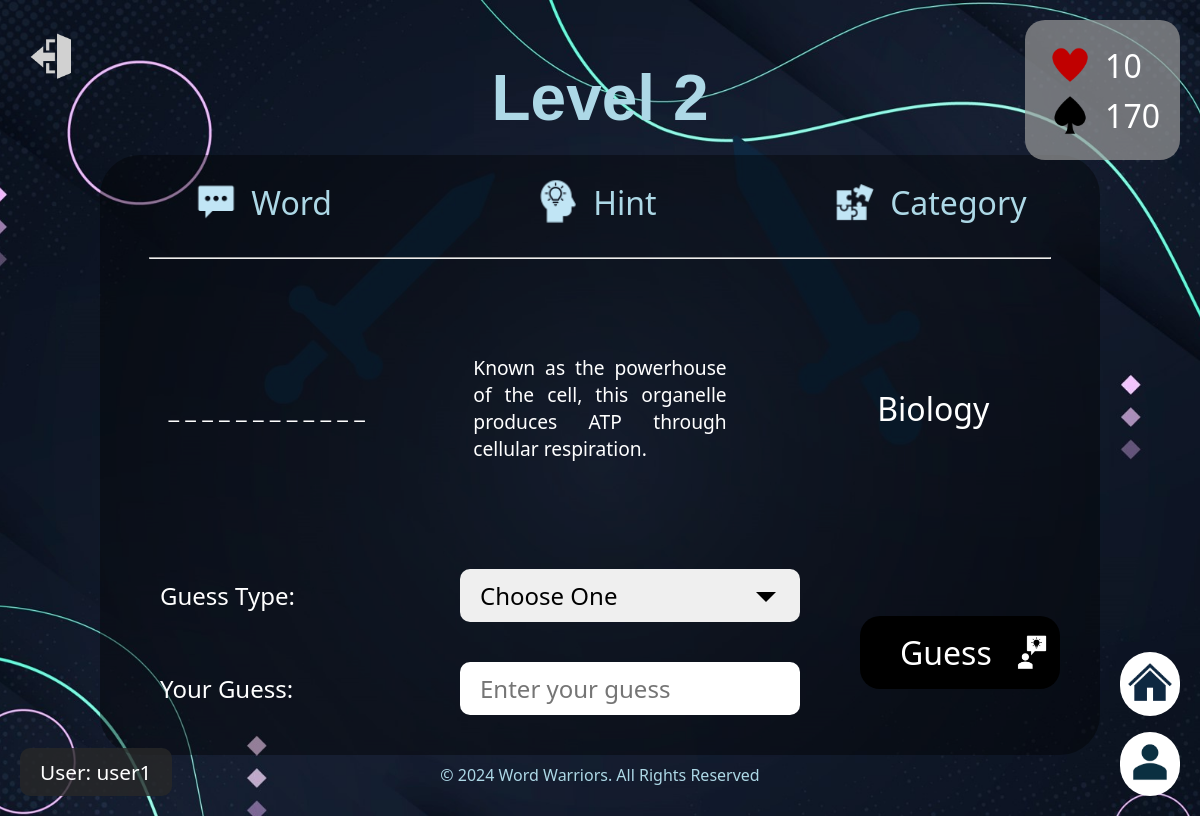
The page /game/new=0 (signed in) on the database its author committed.
### game/models.py (models this page shows, shortened)
class Hint(models.Model):
    id = models.IntegerField(primary_key=True, auto_created=True)
    text = models.CharField(max_length=500, blank=True, null=True)

class Word(models.Model):
    id = models.IntegerField(primary_key=True, auto_created=True)
    text = models.CharField(max_length=100, blank=True, null=True)
    category = models.CharField(max_length=100, blank=True, null=True)

class User(AbstractUser):
    pass

### game/views.py (the view)
# urls.py: path('game/new=<int:new>', views.game, name="game"),
def game(request, new):
    last_game = 0 if Game.objects.all().last() == None else Game.objects.all().last().id
    if new == 1:
        game = Game.objects.create(
            last_level=1, user_id=request.user, id=last_game+1)
        game_session = GameLevel.objects.create(
            game_id=game, level=Level.objects.filter(level=1).first())
    game = Game.objects.filter(user_id=request.user).last()
    game_level = Level.objects.filter(level=game.last_level).first()
    game_session = GameLevel.objects.filter(
        game_id=game, level=game_level).first()
    if game_session is None:
        game_session = GameLevel.objects.create(
            game_id=game, level=Level.objects.filter(level=game.last_level).first())
    game_word = Word.objects.filter(id=game_level.word_id.id).first()
    game_hint = Hint.objects.filter(id=game_level.hint_id.id).first()
    game_char = decrypt(game_word.text, game_session.guessed_strings)
    return render(request, "game/game.html", {
        "level": game_level.level,
        "word": game_word.text,
        "char": game_char,
        "category": game_word.category,
        "hint": game_hint.text,
        "game_id": game.id,
        "life":  game.lives_left,
        "score": game.total_game_score,
        "guess": {
            "guessed": False,
        }
    })

### game/views.py (called while the page is built)
def decrypt(word, strings, both=False):
    char_array = [" _"] * len(word)
    guessed_chars = [item for item in strings.split(".")]
    for char in guessed_chars:
        for i in range(len(word)):
            if word.lower() == char.lower():
                char_array = [letter for letter in word]
            elif word[i].lower() == char.lower():
                char_array[i] = char.upper()
    game_char = ""
    for char in char_array:
        game_char += " " + char
    if both:
        return game_char, char_array
    return game_char

### game/templates/game/game.html (shortened to what this page needs)
{% extends "game/layout.html" %} {% load static %} {% block body %}
<header>
  <h2>Level {{level}}</h2>
</header>
<main>
  <div class="game-container">
    <div class="game-status">
      <div class="status-group">
        <img src="{% static "game/icons/hearts.png" %}" > <span>{{life}}</span>
      </div>
      <div class="status-group">
        <img src="{% static "game/icons/spades.png" %}" > <span>{{score}}</span>
      </div>
    </div>
    <div class="level-contents">
      <div class="content-titles">
        <div class="content-title">
          <img src="{% static "game/icons/text.png" %}" >
          <h3>Word</h3>
        </div>
        <div class="content-title">
          <img src="{% static "game/icons/idea.png" %}" >
          <h3>Hint</h3>
        </div>
        <div class="content-title">
          <img src="{% static "game/icons/puzzle.png" %}" >
          <h3>Category</h3>
        </div>
      </div>
      <hr />
      <div class="content-desc">
        <div class="level-content">{{char}}</div>
        <div class="level-content">{{hint}}</div>
        <div class="level-content">{{category}}</div>
      </div>
      <div
        class="guess-container"
        data-game-id="{{game_id}}"
        data-level="{{level}}"
      >
        <div class="input-guess">
          <div class="guesses">
            <label for="type">Guess Type: </label>
            <select id="type" name="type">
              <option value="" selected disabled>Choose One</option>
            </select>
          </div>
          <div class="guesses">
            <label for="guess">Your Guess: </label>
            <input
              id="guess"
              name="guess"
              type="text"
              placeholder="Enter your guess"
            />
          </div>
        </div>
        <button class="submit-guess">
          <span>Guess</span> <img src="{% static "game/icons/guess.png" %}"
          alt="guess">
        </button>
      </div>
    </div>
  </div>
</main>
{% endblock %}

### game/templates/game/layout.html (shortened to what this page needs)
{% load static %}
<!DOCTYPE html>
<html lang="en">
  <head>
    <link href="{% static 'game/styles.css' %}" rel="stylesheet" />
    <link
      href="https://fonts.cdnfonts.com/css/academy-engraved-let"
      rel="stylesheet"
    />
    <link
      rel="stylesheet"
      href="https://cdnjs.cloudflare.com/ajax/libs/font-awesome/4.7.0/css/font-awesome.min.css"
    />
  </head>
  <body>
    {% block body %} {% endblock %}
    <button id="logout-button">
      <a href="{% url 'logout' %}">
        <img src="{% static "game/icons/out.png" %}" >
      </a>
    </button>
    <div class="user-name">User: {{user}}</div>
    <button class="global-button">
      <a href="{% url 'profile' %}">
        <img src="{% static "game/icons/user.png" %}" >
      </a>
    </button>
    <button class="global-button" id="home-button">
      <a href="/">
        <img src="{% static "game/icons/home.png" %}" >
      </a>
    </button>
    <footer>
      <p class="game-copyrights">
        &copy; 2024 Word Warriors. All Rights Reserved
      </p>
    </footer>
  </body>
</html>

### game/static/game/styles.css (style rules this page uses)
:root { --theme-blue: #156082; }
* { font-family: "Segoe UI", Tahoma, Geneva, Verdana, sans-serif; }
body { background: url(images/background.jpg) center no-repeat; background-size: cover; height: 100vh; display: flex; flex-direction: column; justify-content: center; align-items: center; }
header { display: flex; align-items: flex-end; }
main, header { display: flex; flex-direction: column; }
footer { position: fixed; bottom: 0; }
header > h2 { font-size: 4rem; color: lightblue; font-family: "Academy Engraved LET", sans-serif; margin: 0 0 20px 0; }
.game-copyrights { margin: 30px auto; color: lightblue; }
.game-container { border-radius: 40px; width: 1000px; height: 600px; align-items: center; background-color: rgba(0, 0, 0, 0.4); display: flex; flex-direction: column; }
.game-status { position: fixed; top: 20px; right: 20px; background-color: rgba(155, 155, 155, 0.7); padding: 20px; border: none; border-radius: 20px; display: flex; flex-direction: column; color: white; font-size: 2rem; }
.game-status .status-group { align-items: center; text-align: center; display: flex; flex-direction: row; }
.game-status img { height: 50px; margin-right: 10px; }
.level-contents { width: 100%; height: 100%; display: flex; flex-direction: column; }
.level-contents > hr { width: 90%; }
.level-content { padding: 0 40px; }
.content-titles { height: 100px; display: flex; flex-direction: row; justify-content: space-between; align-items: center; width: 100%; }
.content-title { display: flex; flex-direction: row; justify-content: center; text-align: center; flex: 1; }
.content-title > h3 { font-size: 2rem; font-weight: normal; color: lightblue; margin: auto 10px; }
.content-title > img { width: 50px; height: 50px; }
.content-desc { display: flex; flex-direction: row; justify-content: center; color: white; height: 300px; }
.level-content:nth-child(1) { font-size: 1.5rem; }
.level-content:nth-child(2) { font-size: 1.2rem; text-align: justify; }
.level-content:nth-child(3) { font-size: 2rem; }
.level-content { display: flex; flex-direction: row; justify-content: center; flex: 1; text-align: center; align-items: center; }
.guess-container { display: flex; flex-direction: row; justify-content: space-between; align-items: center; padding: 0 40px; height: auto; flex: 1; }
.guess-container > button { color: white; background-color: black; border-radius: 20px; border: none; padding: 15px 40px; font-size: 2rem; display: flex; flex-direction: row; justify-content: space-evenly; align-items: center; width: 200px; }
.guess-container > button > img { width: 40px; margin-left: 10px; }
.guess-container > button > span { margin-right: 10px; }
.input-guess { display: flex; flex-direction: column; text-align: left; flex: 1; padding: 0 40px 20px 0; }
.guesses { display: flex; flex-direction: row; margin: 20px; color: white; align-items: center; }
.guesses label, .guesses input, .guesses select { font-size: 1.5rem; width: 100%; flex: 1; }
.guesses input, .guesses select { border-radius: 10px; padding: 10px 20px; border: none; color: black; }
.guesses select { -webkit-appearance: none; -moz-appearance: none; appearance: none; font-weight: normal; color: black; background-position: right 10px center; background-repeat: no-repeat; background-size: 48px; }
.global-button { right: 20px; background-color: white; padding: 5px; border: none; border-radius: 40px; cursor: pointer; }
.global-button img { width: 50px; }
.global-button, .user-name { position: fixed; bottom: 20px; }
.user-name { left: 20px; font-size: 1.3rem; color: white; background-color: rgba(40, 40, 40, 0.8); padding: 10px 20px; border-radius: 10px; }
#home-button { bottom: 100px; }
#logout-button { background: none; border: none; top: 30px; left: 20px; position: absolute; }
#logout-button img { width: 50px; }

### rows shown on the page
Hint: text "Known as the powerhouse of the cell, this organelle produces ATP through cellular respiration."
Word: category "Biology"
User: username "user1"

### other values the page prints
{{ level }} "2"
{{ life }} "10"
{{ score }} "170"
{{ char }} "_ _ _ _ _ _ _ _ _ _ _ _"
